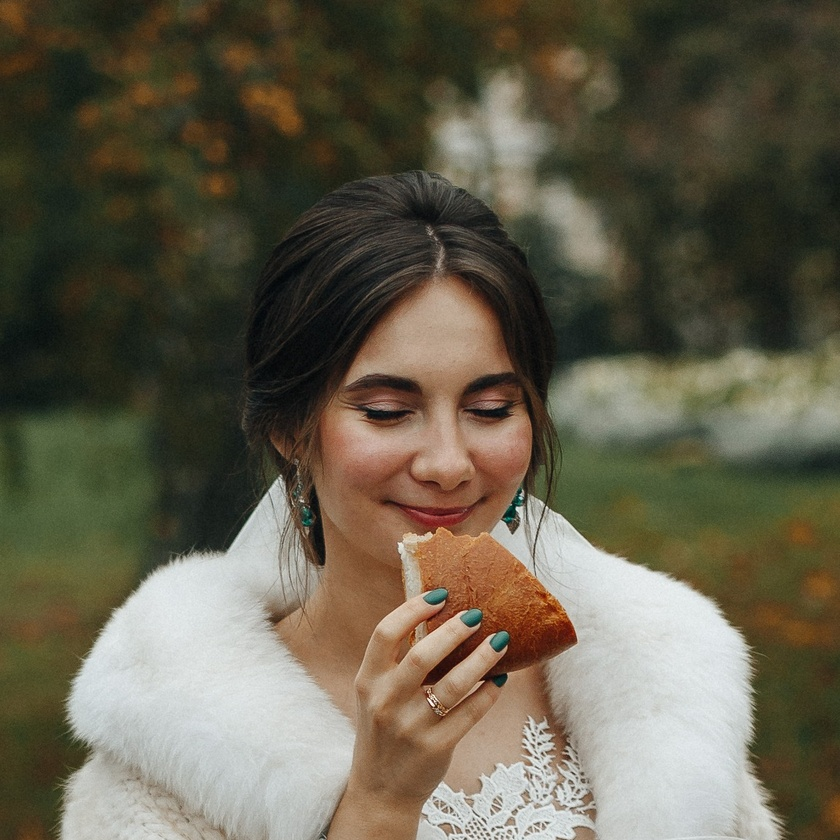
#> input picture PyPict.jpg, 840 x 840 px, shrunk from 1382 x 1381 before the run
$ python pictures.py
#> lines starting #> are read from the running program, lines starting #| are printed output that depends on the picture
import matplotlib.pyplot as plt
from PIL import Image, ImageFilter
import numpy as np


path = 'PyPict.jpg'
fig, ax = plt.subplots(nrows=2, ncols=3)
img = plt.imread(path)
#> img is the input picture: shape (840, 840, 3); mean R, G, B 100.8, 95, 77.3

img_1 = img.copy()
img_1[:, :, 0] = 0
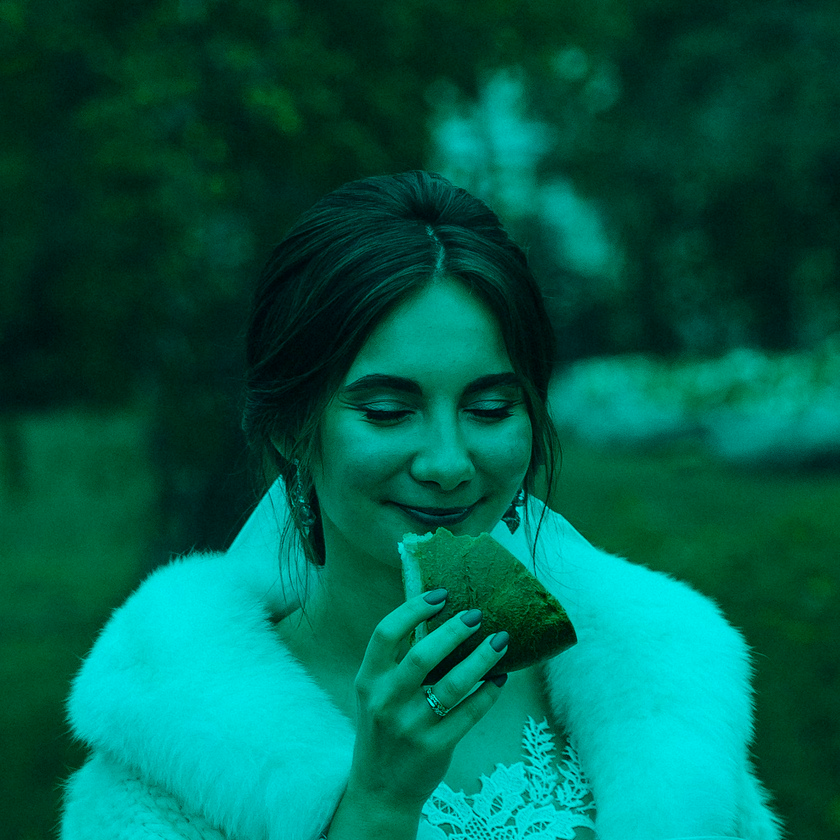
#> img_1: shape (840, 840, 3); mean R, G, B 0, 95, 77.3
ax[0, 0].imshow(img_1)

img_2 = img.copy()
img_2[:, :, 2] = 0
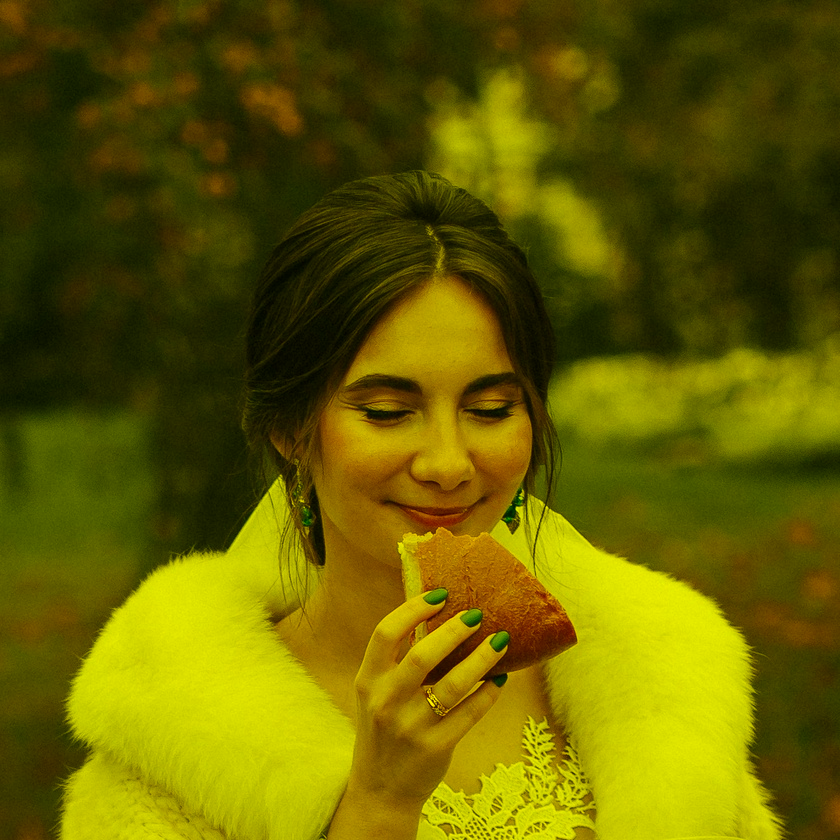
#> img_2: shape (840, 840, 3); mean R, G, B 100.8, 95, 0
ax[0, 1].imshow(img_2)

img_3 = Image.open(path).convert('L')
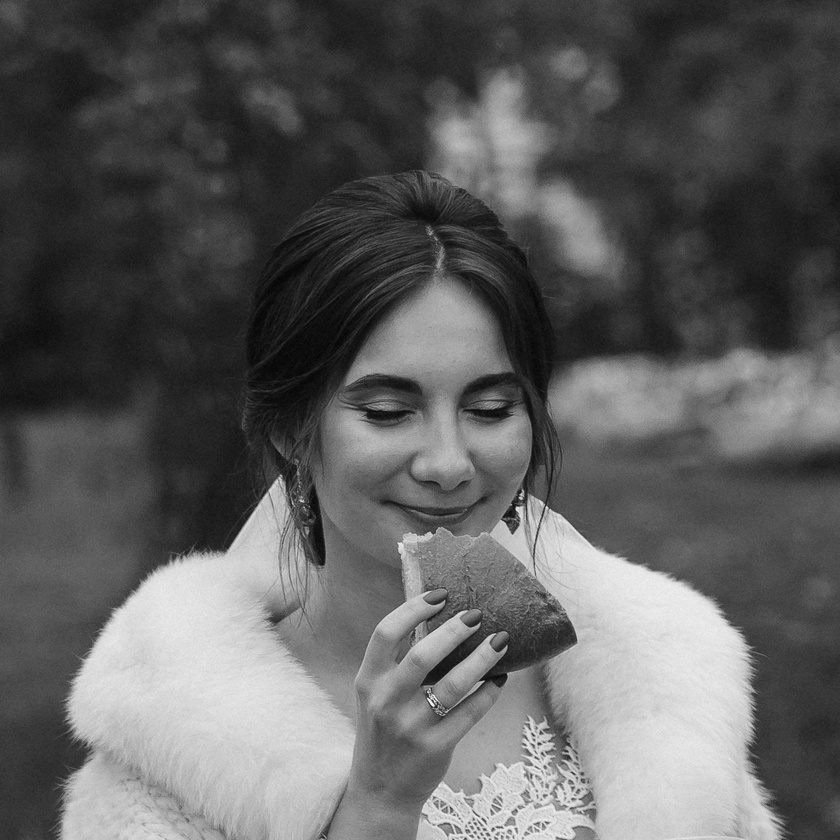
#> img_3: PIL image 840x840 L; min 2, max 251, mean 94.7
ax[0, 2].imshow(np.array(img_3))

im = img.copy()
img_4 = (Image.fromarray(np.array(im))).filter(ImageFilter.CONTOUR)
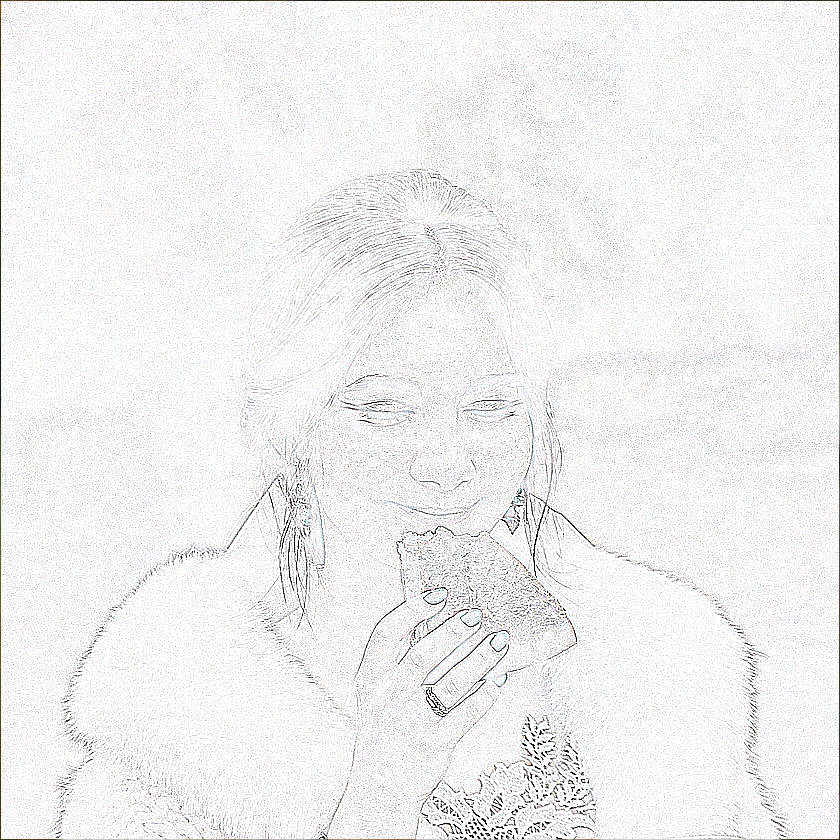
#> img_4: PIL image 840x840 RGB; mean R, G, B 240.7, 240.8, 240.6
ax[1, 0].imshow(img_4)

red = [1, 0, 0]
img_5 = img.copy()
ax[1, 1].imshow(img_5 * red)


# взято с сайта https://ru.haru-atari.com
def bright(source_name, brightness):
#> called with source_name = 'PyPict.jpg', brightness = 2
    source = Image.open(source_name)
    result = Image.new('RGB', source.size)
#> result: PIL image 840x840 RGB; every value is 0
    for x in range(source.size[0]):
        for y in range(source.size[1]):
            r, g, b = source.getpixel((x, y))

            red_color = int(r * brightness)
            red_color = min(255, max(0, red_color))

            green_color = int(g * brightness)
            green_color = min(255, max(0, green_color))

            blue_color = int(b * brightness)
            blue_color = min(255, max(0, blue_color))

            result.putpixel((x, y), (red_color, green_color, blue_color))
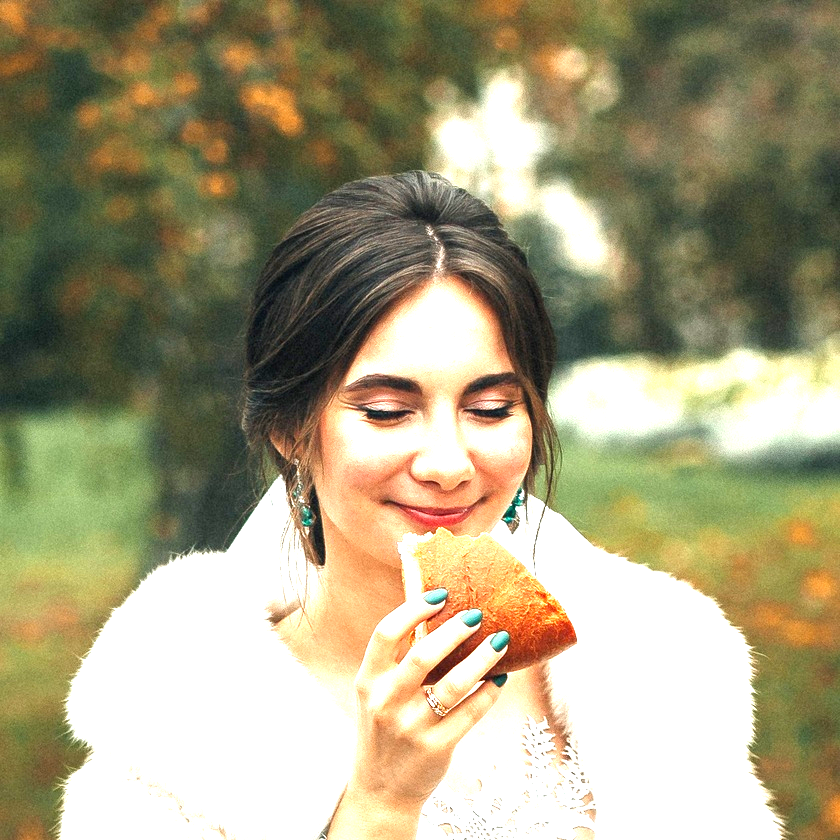
#> result: PIL image 840x840 RGB; mean R, G, B 164.8, 157.8, 126.6
    return result


img_6 = bright(path, 2)
ax[1, 2].imshow(img_6)
plt.savefig('My_pic.png')
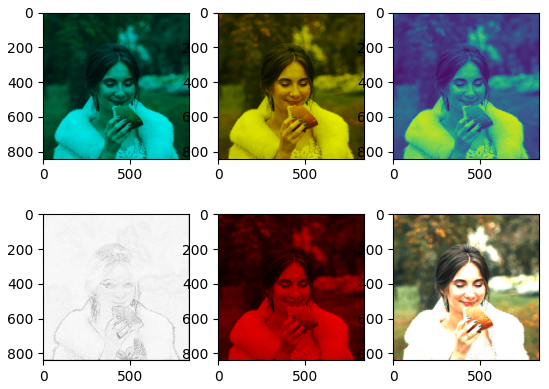
#> figure drawn by matplotlib, 6 panels
plt.show()
